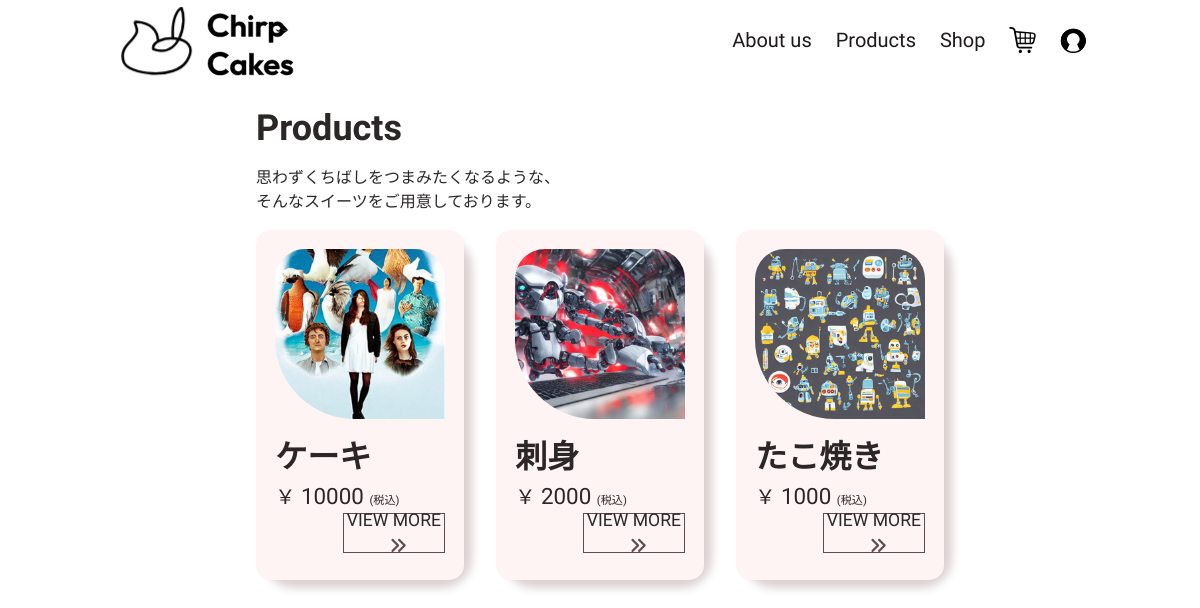
The app's page /main/item with its own data.
### main/models.py (models this page shows, shortened)
class ItemTable(models.Model):
    class Meta:
        verbose_name = _('商品テーブル')
        verbose_name_plural = _('商品テーブル')
    item_id = models.AutoField(primary_key=True, unique=True, verbose_name='商品ID', editable=False)
    item_name = models.TextField(max_length=30, unique=True, verbose_name='商品名')
    item_name_eng = models.TextField(default=f'',max_length=50, verbose_name='商品名(english)')
    item_img = models.ImageField(default='main/item/default_img.jpg', upload_to=saveItemPath)
    price = models.IntegerField(verbose_name='値段/個')
    sale_flg = models.BooleanField(default=True, verbose_name='販売ステータス')
    slug = models.SlugField(null=True, blank=True, max_length=20, default=f'')

### main/views.py (the view)
# urls.py: path('item', views.ItemPage.as_view(), name='item'),
class ItemPage(TemplateView):
    template_name = 'main/itempage.html'
    item = ItemTable.objects.all()
    params = {
        'title':'ChirpCakes',
        'item':item,
        'st_title':'商品'
    }
    def get(self, request):
        return render(request, self.template_name, context=self.params)

### templates/main/itempage.html (shortened to what this page needs)
{% load static %}
<!DOCTYPE html>
<html lang="ja">
<head>
    <link rel="stylesheet" href="{% static 'main/css/main.css' %}">
    <link href="https://use.fontawesome.com/releases/v5.0.6/css/all.css" rel="stylesheet">
</head>
<body>
    {% include 'main/component/banner.html' %}
    <div id="root">
        <main id="items">
            <div class="title">
                <h2>
                    Products
                </h2>
            </div>
            <div class="sub-disc">
                <p>
                    思わずくちばしをつまみたくなるような、
                        <br>
                    そんなスイーツをご用意しております。
                </p>
            </div>
            <div class="grid-auto">
                {% for i in item %}
                <div class="card">
                    <div class="card-item">
                        <div class="card-main">
                            <div class="card-contents">
                                <img src="{{ MEDIA_URL }}{{ i.item_img }}" alt="{{ i.item_name }}">
                                <a href="{% url 'main:product' i.slug %}" class="card-img-cover"></a>
                            </div>
                        </div>
                        <div class="card-sub">
                            <div class="card-header">
                                <div class="card-header-title">
                                    <a href="{% url 'main:product' i.slug %}" class="card-title-link">
                                        {{ i.item_name }}
                                    </a>
                                </div>
                                <div class="card-header-price">
                                    {{ i.price }}
                                </div>
                                <div class="card-link">
                                    <a href="{% url 'main:product' i.slug %}" class="card-link-button">
                                        <p class="card-link-text">
                                            VIEW MORE
                                            <i class="fa-solid fa-angles-right icon"></i>
                                        </p>
                                    </a>
                                </div>
                            </div>
                        </div>
                    </div>
                </div>
                {% endfor %}
            </div>
        </main>
    </div>
</body>
</html>

### static/main/css/main.css (style rules this page uses)
* { font-family: "Luckiest Guy", cursive; font-family: "Outfit", sans-serif; font-family: "Shippori Mincho", serif; font-family: "Zen Kaku Gothic New", sans-serif; list-style: none; color: rgb(43, 39, 39); text-decoration: none; }
a { color: rgb(0, 190, 190); }
html, body { color: rgb(43, 39, 39); font-family: "Zen Kaku Gothic New", sans-serif, "Outfit", sans-serif; height: 100%; margin: 0; }
#root { background-color: rgb(255, 255, 255); height: 100vh; }
.title { font-size: 150%; margin: 1rem 0; font-weight: 900; }
.card { border-radius: 30px; width: 100%; height: auto; box-shadow: 8px 8px 10px rgb(220, 208, 208); }
.card-item { position: relative; display: grid; background-color: rgb(255, 244, 244); border-radius: 15px; margin: 0 auto; padding: 1.2rem; grid-template-rows: repeat(auto-fit, minmax(1fr, 100px)); }
.card-contents { position: relative; }
.card-contents img { border-radius: 30px 30px 0 80px; }
.card-contents .card-img-cover { position: absolute; width: 100%; height: 100%; display: flex; justify-content: flex-end; align-items: flex-end; text-align: end; bottom: 0; padding-bottom: 1rem; font-size: 100%; font-weight: 500; overflow: hidden; transition: 0.3s ease-in; color: rgba(255, 255, 255, 0); background: rgba(255, 255, 255, 0); background: linear-gradient(180deg, rgba(255, 255, 255, 0) 0%, rgb(255, 244, 244) 100%); background-position-y: 300px; background-repeat: no-repeat; border-radius: 30px 30px 0 80px; }
.card-sub { width: 100%; margin-top: 0.8rem; }
.card-header { width: 100%; margin-bottom: 0.5rem; }
.card-header-title .card-title-link { font-size: 200%; font-family: "Outfit", sans-serif, "Zen Kaku Gothic New", sans-serif; font-weight: bolder; transition: 0.2s ease-in; color: rgb(43, 39, 39); }
.card-header-price { font-size: 140%; width: 100%; padding: 0; align-self: center; }
.card-header-price::before { content: "￥"; font-size: 90%; }
.card-header-price::after { content: "(税込)"; font-size: 50%; }
.card-link { width: 100%; display: flex; justify-content: flex-end; }
.card-link-button { display: block; position: relative; border: #614a51 1px solid; text-align: center; display: flex; justify-content: center; align-items: center; font-size: 110%; width: 60%; height: 40px; }
.card-link-button .icon { margin-top: 0.25rem; padding-left: 0.5rem; color: #614a51; }
.card-link-button .card-link-text { width: auto; z-index: 1000; }
.card-link-button::after { position: absolute; content: ""; width: 0%; height: 100%; left: 0; bottom: 0; background: rgba(255, 255, 255, 0); background: linear-gradient(90deg, rgb(255, 210, 210) 0%, rgba(255, 255, 255, 0) 100%); transition: 0.35s ease-in-out; }
.grid-auto { -moz-column-gap: 2rem; column-gap: 2rem; margin: 0 auto; display: grid; grid-template-columns: repeat(auto-fit, minmax(200px, 1fr)); place-items: center; }
#items { height: 100%; padding: 1rem; padding-top: 90px; width: 60%; margin: 0 auto; }
#items .sub-disc { margin: 1rem 0; }
#items .sub-disc p { text-align: left; }

### records on screen
ItemTable: item_img (picture), item_name "ケーキ", price "10000"
ItemTable: item_img (picture), item_name "刺身", price "2000"
ItemTable: item_img (picture), item_name "たこ焼き", price "1000"
